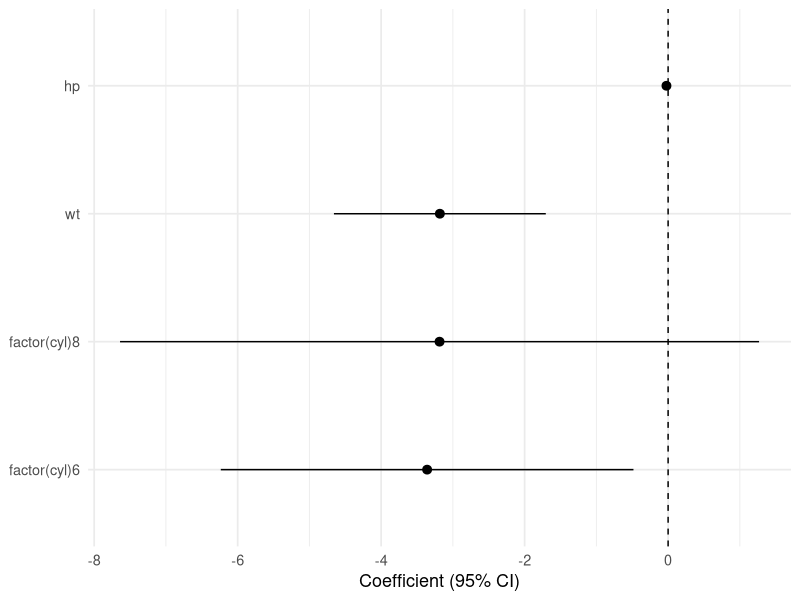
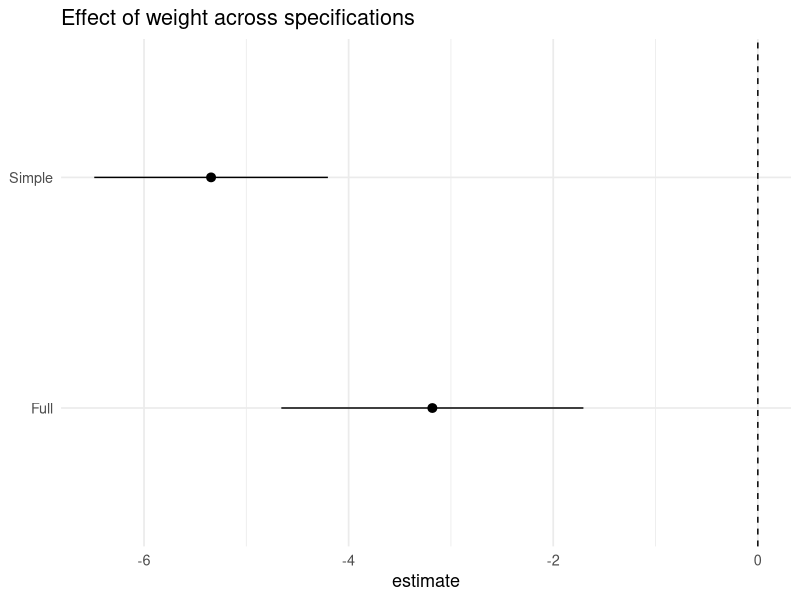
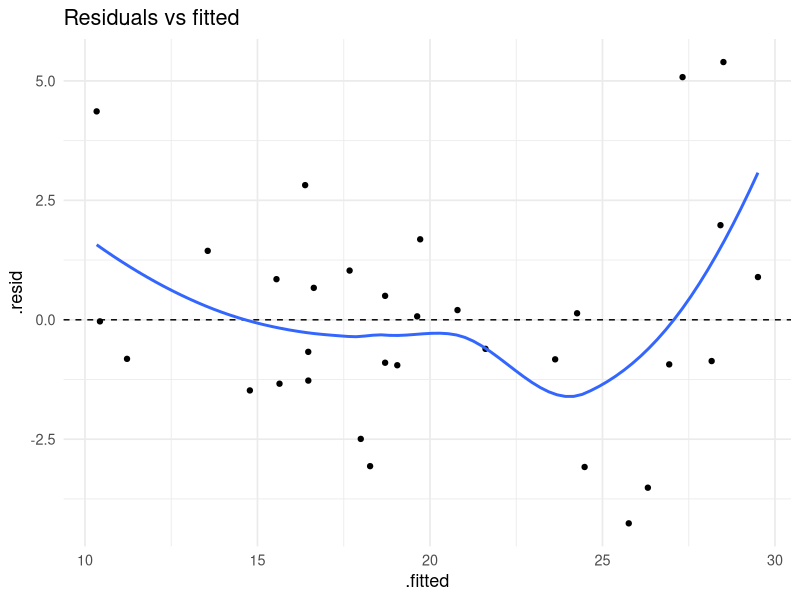
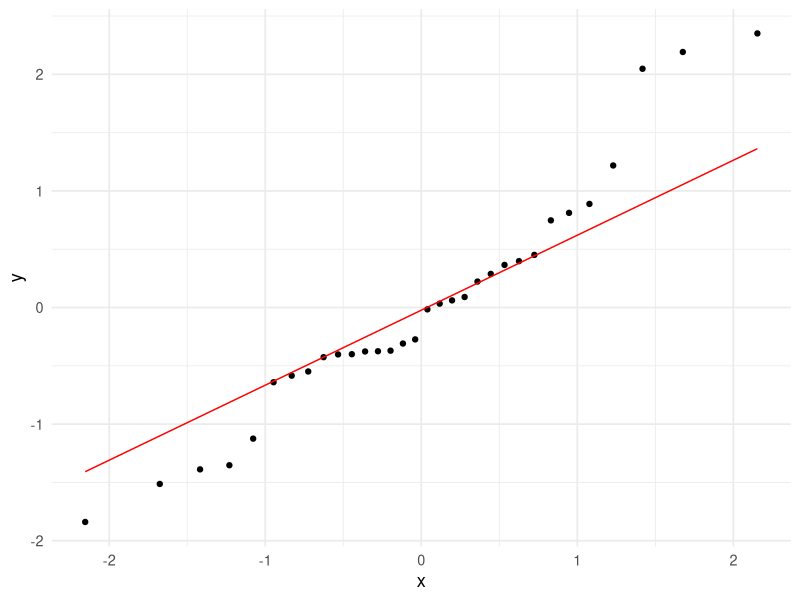
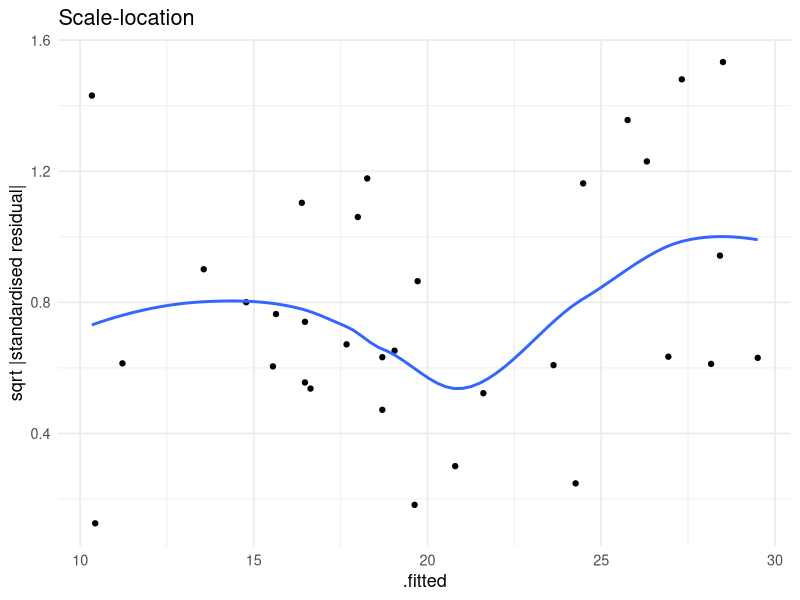
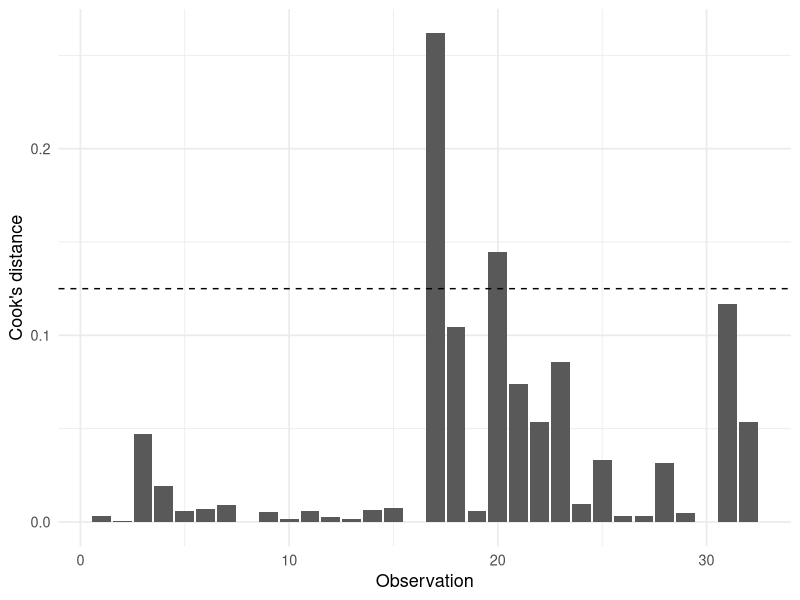
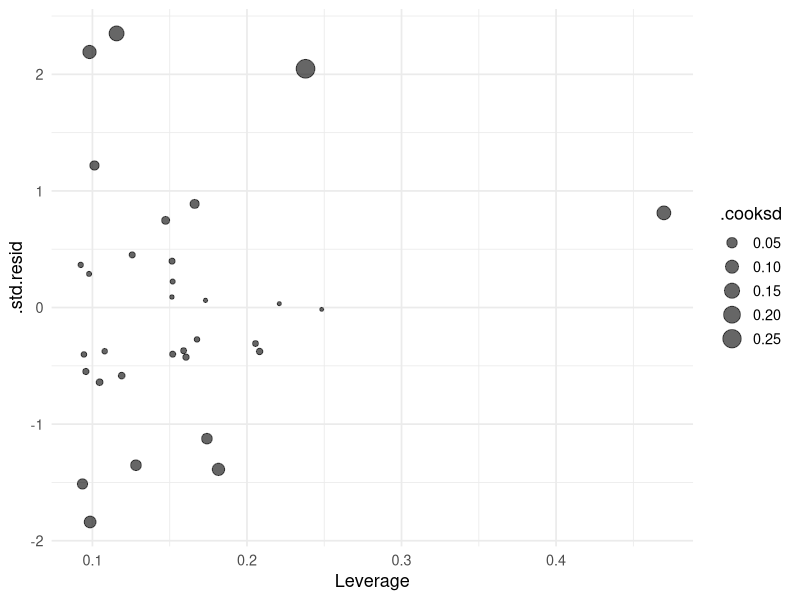
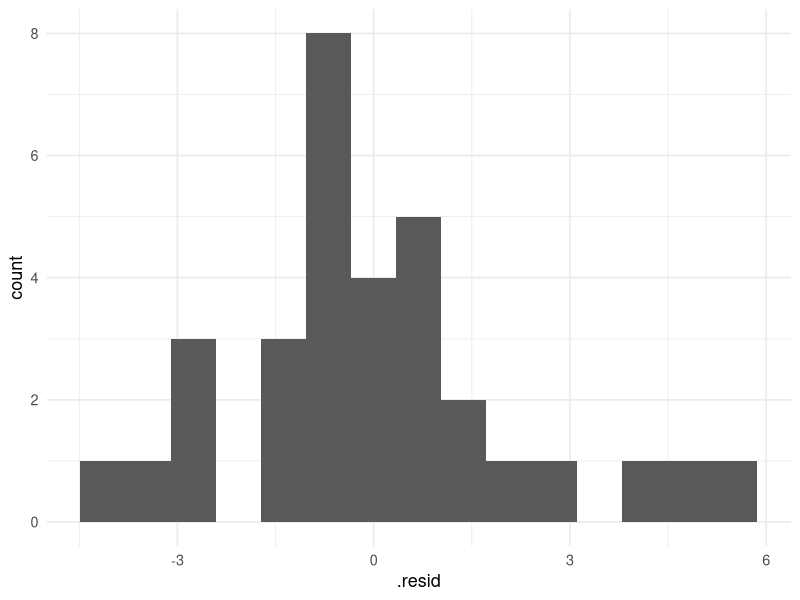

Source code (R) for these figures, in order:
# 05_model_results_plots.R - plot regression results, diagnostics, predictions, classification, forecasts.
library(tidyverse); library(broom); library(scales)
theme_set(theme_minimal(base_size = 13))

# ---- DEMO MODELS (replace with your own lm / glm objects) ----
fit  <- lm(mpg ~ wt + hp + factor(cyl), data = mtcars)
fit0 <- lm(mpg ~ wt, data = mtcars)
fitl <- glm(am ~ wt + hp, data = mtcars, family = binomial)

# ---- COEFFICIENT PLOT ----
tidy(fit, conf.int = TRUE) |> filter(term != "(Intercept)") |>
  ggplot(aes(estimate, fct_reorder(term, estimate), xmin = conf.low, xmax = conf.high)) +
  geom_pointrange() + geom_vline(xintercept = 0, linetype = 2) + labs(x = "Coefficient (95% CI)", y = NULL)
# robust CIs: tidy(lmtest::coeftest(fit, vcov = sandwich::vcovHC(fit, "HC1")), conf.int = TRUE)

# Compare coefficients across models
bind_rows(tidy(fit0, conf.int = TRUE) |> mutate(model = "Simple"),
          tidy(fit,  conf.int = TRUE) |> mutate(model = "Full")) |>
  filter(term == "wt") |>
  ggplot(aes(estimate, model, xmin = conf.low, xmax = conf.high)) + geom_pointrange() +
  geom_vline(xintercept = 0, linetype = 2) + labs(title = "Effect of weight across specifications", y = NULL)

# ---- OLS DIAGNOSTICS (ggplot versions of plot(lm)) ----
a <- augment(fit)
ggplot(a, aes(.fitted, .resid)) + geom_point() + geom_hline(yintercept = 0, linetype = 2) +
  geom_smooth(se = FALSE) + labs(title = "Residuals vs fitted")                       # want: no pattern
ggplot(a, aes(sample = .std.resid)) + stat_qq() + stat_qq_line(colour = "red")        # want: on the line
ggplot(a, aes(.fitted, sqrt(abs(.std.resid)))) + geom_point() + geom_smooth(se = FALSE) +
  labs(title = "Scale-location", y = "sqrt |standardised residual|")                  # want: flat
ggplot(a, aes(seq_along(.cooksd), .cooksd)) + geom_col() +
  geom_hline(yintercept = 4 / nrow(a), linetype = 2) + labs(x = "Observation", y = "Cook's distance")
ggplot(a, aes(.hat, .std.resid, size = .cooksd)) + geom_point(alpha = .6) + labs(x = "Leverage")
ggplot(a, aes(.resid)) + geom_histogram(bins = 15)                                    # residual shape

# ---- PREDICTED VS ACTUAL ----
ggplot(a, aes(.fitted, mpg)) + geom_point() + geom_abline(slope = 1, intercept = 0, linetype = 2)

# ---- EFFECT OF ONE VARIABLE WITH A CONFIDENCE BAND ----
nd <- tibble(wt = seq(min(mtcars$wt), max(mtcars$wt), length.out = 100), hp = mean(mtcars$hp), cyl = 6)
pr <- bind_cols(nd, as_tibble(predict(fit, nd, interval = "confidence")))
ggplot(pr, aes(wt, fit)) + geom_ribbon(aes(ymin = lwr, ymax = upr), alpha = .2) + geom_line() +
  geom_point(data = mtcars, aes(wt, mpg), alpha = .4, inherit.aes = FALSE) + labs(y = "Predicted mpg")
# easier: marginaleffects::plot_predictions(fit, condition = "wt")

# ---- BINARY OUTCOME: PROBABILITY CURVE, ODDS RATIOS ----
mtcars |> mutate(p = predict(fitl, type = "response")) |>
  ggplot(aes(wt, p)) + geom_point(aes(y = am), alpha = .4) + geom_line() + labs(y = "P(am = 1)")
tidy(fitl, conf.int = TRUE, exponentiate = TRUE) |> filter(term != "(Intercept)") |>
  ggplot(aes(estimate, term, xmin = conf.low, xmax = conf.high)) + geom_pointrange() +
  geom_vline(xintercept = 1, linetype = 2) + scale_x_log10() + labs(x = "Odds ratio (log scale)", y = NULL)

# ---- CLASSIFICATION: ROC AND CONFUSION MATRIX ----
p <- predict(fitl, type = "response"); y <- mtcars$am
roc <- bind_rows(lapply(c(0, sort(unique(p)), 1), function(t)
  tibble(thr = t, tpr = mean(p[y == 1] >= t), fpr = mean(p[y == 0] >= t)))) |> arrange(fpr, tpr)
auc <- sum(diff(roc$fpr) * (head(roc$tpr, -1) + tail(roc$tpr, -1)) / 2)
ggplot(roc, aes(fpr, tpr)) + geom_line() + geom_abline(linetype = 2) + coord_fixed() +
  labs(title = paste0("ROC curve (AUC = ", round(auc, 2), ")"), x = "False positive rate", y = "True positive rate")
tibble(actual = factor(y), pred = factor(as.integer(p > .5))) |> count(actual, pred) |>
  ggplot(aes(pred, actual, fill = n)) + geom_tile() + geom_text(aes(label = n), colour = "white", size = 6) +
  scale_fill_viridis_c(guide = "none") + labs(x = "Predicted", y = "Actual")
# if you used pROC: ggroc(pROC::roc(y, p))

# ---- VARIABLE IMPORTANCE (swap in vip / ranger output) ----
tibble(var = c("wt", "hp", "disp", "qsec"), imp = c(.42, .31, .15, .08)) |>
  ggplot(aes(imp, fct_reorder(var, imp))) + geom_col() + labs(x = "Importance", y = NULL)
# tidymodels: vip::vip(final_fit); tuning curve: autoplot(tune_results)

# ---- BOOTSTRAP / SIMULATION DISTRIBUTION ----
set.seed(1)
boot <- tibble(b = replicate(1000, coef(lm(mpg ~ wt, data = mtcars[sample(nrow(mtcars), replace = TRUE), ]))[2]))
ggplot(boot, aes(b)) + geom_histogram(bins = 30) +
  geom_vline(xintercept = quantile(boot$b, c(.025, .975)), linetype = 2, colour = "red")

# ---- FORECAST: ACTUAL, FORECAST, BAND ----
set.seed(2)
act <- tibble(t = 1:60, v = cumsum(rnorm(60)))
fc  <- tibble(t = 61:72, v = last(act$v)) |> mutate(lo = v - 1.96 * sqrt(seq_along(v)), hi = v + 1.96 * sqrt(seq_along(v)))
ggplot() + geom_line(data = act, aes(t, v)) +
  geom_ribbon(data = fc, aes(t, ymin = lo, ymax = hi), alpha = .2, fill = "steelblue") +
  geom_line(data = fc, aes(t, v), colour = "steelblue", linetype = 2) +
  geom_vline(xintercept = 60.5, linetype = 3)
# forecast package: autoplot(forecast(fit, h = 12))

# ---- IMPULSE RESPONSE / EVENT STUDY (coefficient path with band) ----
es <- tibble(rel = -4:4, est = c(.02, -.01, .03, 0, .4, .6, .7, .65, .6)) |> mutate(se = .1, lo = est - 1.96 * se, hi = est + 1.96 * se)
ggplot(es, aes(rel, est)) + geom_ribbon(aes(ymin = lo, ymax = hi), alpha = .2) + geom_line() + geom_point() +
  geom_hline(yintercept = 0, linetype = 2) + geom_vline(xintercept = -.5, linetype = 3) +
  labs(x = "Periods relative to treatment", y = "Effect")
# vars::irf object i:  tibble(h = 0:12, irf = i$irf[[1]][, 1], lo = i$Lower[[1]][, 1], hi = i$Upper[[1]][, 1])

# ---- CLUSTERS / PCA-STYLE SCATTER WITH ELLIPSES ----
ggplot(mtcars, aes(wt, mpg, colour = factor(cyl))) + geom_point() + stat_ellipse()
